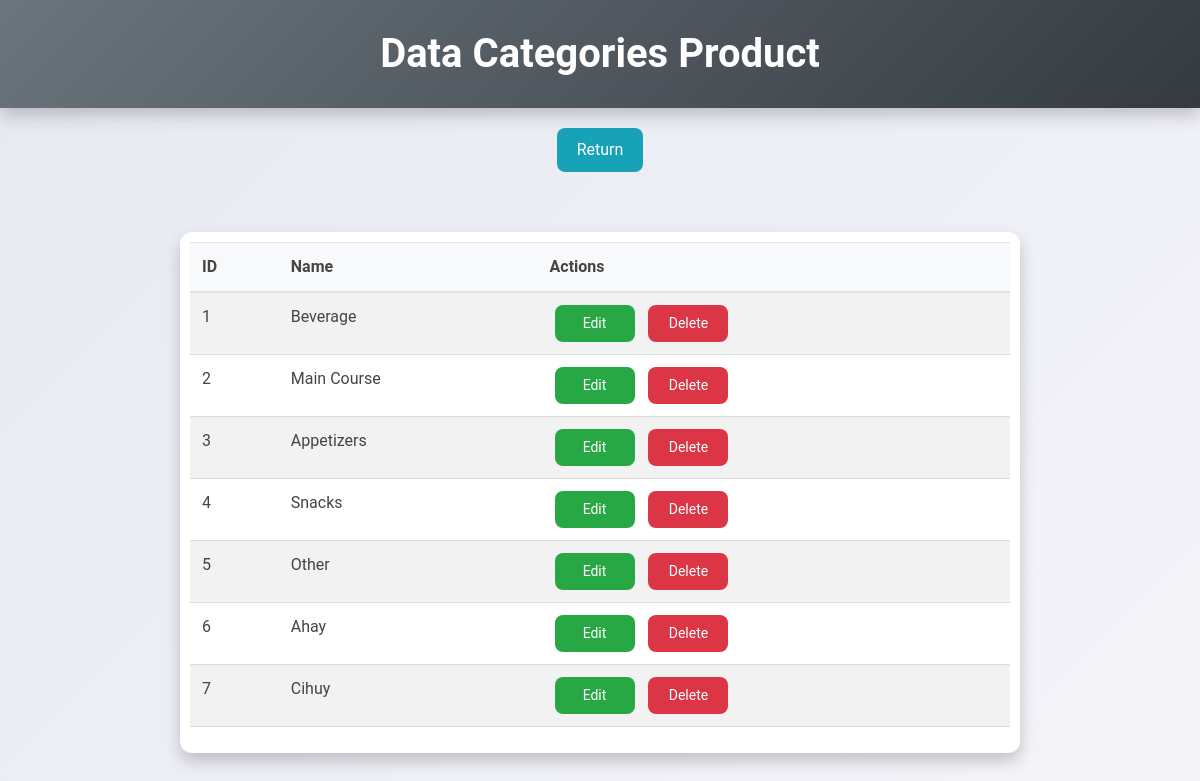
The page /edit/editc/datac.php on the database its author committed.
### tables this page shows
CREATE TABLE `categories` (
  `id` int(11) NOT NULL,
  `nama` varchar(100) NOT NULL
);

### edit/editc/datac.php (the view, shortened to what this page needs)
<!DOCTYPE html>
<html lang="en">
<head>
    <link rel="stylesheet" href="https://maxcdn.bootstrapcdn.com/bootstrap/4.0.0/css/bootstrap.min.css">
</head>
<body>
    <header>
        <h2>Data Categories Product</h2>
    </header>
    <div class="text-center">
        <a href="../datap.php" class="back-button">Return</a>
    </div>
    <section class="container table-container">
        <table class="table table-striped">
            <thead>
                <tr>
                    <th>ID</th>
                    <th>Name</th>
                    <th>Actions</th>
                </tr>
            </thead>
            <tbody>
                <?php
                include 'koneksic.php';
                $no = 1;
                $data = mysqli_query($koneksi, "SELECT * FROM categories");
                while ($d = mysqli_fetch_array($data)) {
                ?>
                <tr>
                    <td><?php echo $no++; ?></td>
                    <td><?php echo htmlspecialchars($d['nama']); ?></td>
                    <td>
                        <a href="editc.php?id=<?php echo $d['id']; ?>" class="action-button edit">Edit</a>
                        <a href="hapus.php?id=<?php echo $d['id']; ?>" class="action-button delete" onclick="return confirm('Are you sure you want to delete this item?');">Delete</a>
                    </td>
                </tr>
                <?php
                }
                ?>
            </tbody>
        </table>
    </section>
</body>
</html>

### edit/editc/datac.php (style rules this page uses)
body { background: linear-gradient(135deg, #e7e9f2, #f4f4f9); font-family: 'Roboto', sans-serif; color: #444; margin: 0; padding: 0; }
header { background: linear-gradient(135deg, #6c757d, #343a40); color: #ffffff; padding: 30px 0; text-align: center; box-shadow: 0 8px 16px rgba(0, 0, 0, 0.2); position: relative; overflow: hidden; }
header h2 { font-size: 2.5rem; margin: 0; font-weight: 700; }
.back-button { display: inline-block; text-decoration: none; color: #fff; background-color: #17a2b8; padding: 10px 20px; border-radius: 8px; font-size: 16px; text-align: center; margin: 20px auto; transition: background-color 0.3s ease, transform 0.3s ease; }
.table-container { margin: 40px auto; max-width: 70%; padding: 10px; box-shadow: 0 8px 16px rgba(0, 0, 0, 0.2); border-radius: 12px; background: #ffffff; }
table { width: auto; border-collapse: collapse; }
th, td { padding: 5px 10px; text-align: left; border-bottom: 1px solid #ddd; }
th { background: #f8f9fa; font-weight: 700; }
.btn, .action-button { background: linear-gradient(135deg, #007bff, #0056b3); color: #ffffff; padding: 8px 15px; border: none; border-radius: 8px; cursor: pointer; transition: background 0.3s ease, transform 0.3s ease; text-decoration: none; display: inline-block; text-align: center; font-size: 0.875rem; margin: 0 5px; }
.action-button { min-width: 80px; }
.action-button.edit { background: #28a745; }
.action-button.delete { background: #dc3545; }

### rows shown on the page
categories: nama "Beverage"
categories: nama "Main Course"
categories: nama "Appetizers"
categories: nama "Snacks"
categories: nama "Other"
categories: nama "Ahay"
categories: nama "Cihuy"
